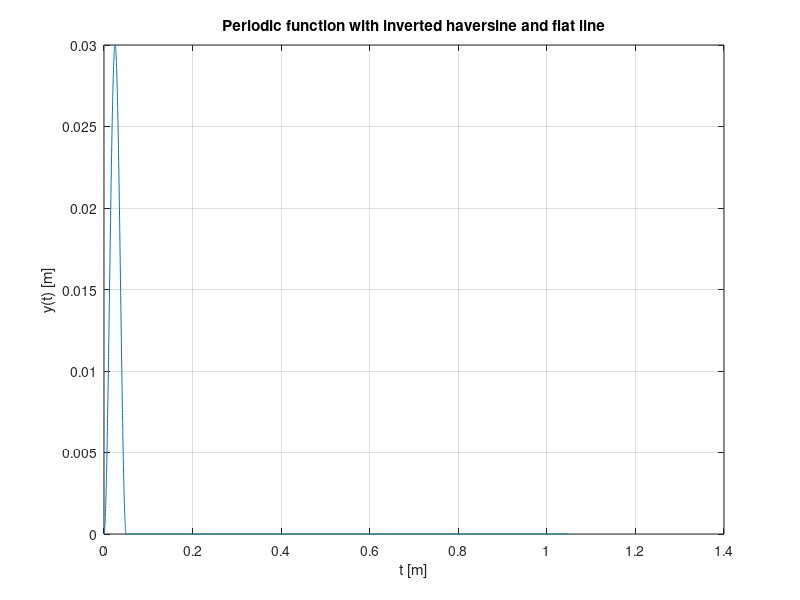

Source code (MATLAB):
T_wave = 0.05; % Duration of the haversine wave within the period in meters
T_flat = 1; % Duration of the flat part in meters
T_total = T_wave + T_flat; % Total period of the function in meters

% Define the amplitude for the haversine wave in meters
amplitude = 0.015; % Peak-to-peak is 0.005 meters, so amplitude is 0.005 / 2

% Define the range for t
t = linspace(0, 1*T_total, 10000); % 3 periods for illustration

% Preallocate y for efficiency
y = zeros(size(t));

% Calculate y(t) for each value of t
for i = 1:length(t)
    % Find the current time within the period
    t_mod = mod(t(i), T_total);
    
    if t_mod <= T_wave
        % Inverted haversine wave part
        y(i) = amplitude * (1 - cos(2 * pi * t_mod / T_wave));
    else
        % Flat line part
        y(i) = 0;
    end
end

% Plotting
figure;
plot(t, y);

% Adding labels and title
xlabel('t [m]');
ylabel('y(t) [m]');
title('Periodic function with inverted haversine and flat line');
grid on;
